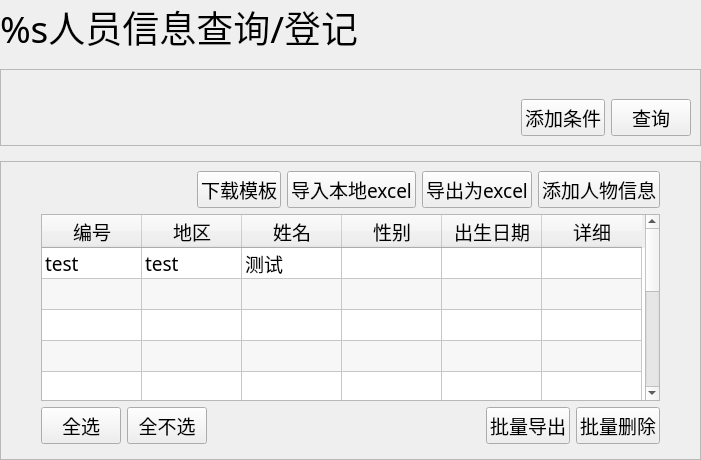
<?xml version="1.0" encoding="UTF-8"?>
<ui version="4.0">
 <class>Form</class>
 <widget class="QWidget" name="Form">
  <property name="geometry">
   <rect>
    <x>0</x>
    <y>0</y>
    <width>701</width>
    <height>460</height>
   </rect>
  </property>
  <property name="font">
   <font>
    <family>黑体</family>
    <pointsize>14</pointsize>
   </font>
  </property>
  <property name="windowTitle">
   <string>Form</string>
  </property>
  <layout class="QVBoxLayout" name="verticalLayout">
   <property name="spacing">
    <number>15</number>
   </property>
   <property name="leftMargin">
    <number>0</number>
   </property>
   <property name="topMargin">
    <number>0</number>
   </property>
   <property name="rightMargin">
    <number>0</number>
   </property>
   <property name="bottomMargin">
    <number>0</number>
   </property>
   <item>
    <widget class="QLabel" name="label_title">
     <property name="font">
      <font>
       <family>黑体</family>
       <pointsize>28</pointsize>
      </font>
     </property>
     <property name="text">
      <string>%s人员信息查询/登记</string>
     </property>
    </widget>
   </item>
   <item>
    <widget class="QFrame" name="frame_search">
     <property name="frameShape">
      <enum>QFrame::StyledPanel</enum>
     </property>
     <property name="frameShadow">
      <enum>QFrame::Plain</enum>
     </property>
     <layout class="QVBoxLayout" name="verticalLayout_3">
      <item>
       <layout class="QHBoxLayout" name="horizontalLayout_3">
        <item>
         <layout class="QGridLayout" name="layout_conditions"/>
        </item>
        <item>
         <spacer name="horizontalSpacer_3">
          <property name="orientation">
           <enum>Qt::Horizontal</enum>
          </property>
          <property name="sizeHint" stdset="0">
           <size>
            <width>40</width>
            <height>20</height>
           </size>
          </property>
         </spacer>
        </item>
       </layout>
      </item>
      <item>
       <layout class="QHBoxLayout" name="horizontalLayout_2">
        <item>
         <spacer name="horizontalSpacer">
          <property name="orientation">
           <enum>Qt::Horizontal</enum>
          </property>
          <property name="sizeHint" stdset="0">
           <size>
            <width>40</width>
            <height>20</height>
           </size>
          </property>
         </spacer>
        </item>
        <item>
         <widget class="QPushButton" name="btn_add_condition">
          <property name="cursor">
           <cursorShape>PointingHandCursor</cursorShape>
          </property>
          <property name="text">
           <string>添加条件</string>
          </property>
         </widget>
        </item>
        <item>
         <widget class="QPushButton" name="button_search">
          <property name="cursor">
           <cursorShape>PointingHandCursor</cursorShape>
          </property>
          <property name="text">
           <string>查询</string>
          </property>
         </widget>
        </item>
       </layout>
      </item>
     </layout>
    </widget>
   </item>
   <item>
    <widget class="QFrame" name="frame_2">
     <property name="frameShape">
      <enum>QFrame::StyledPanel</enum>
     </property>
     <layout class="QVBoxLayout" name="verticalLayout_2">
      <property name="leftMargin">
       <number>40</number>
      </property>
      <property name="rightMargin">
       <number>40</number>
      </property>
      <item>
       <layout class="QHBoxLayout" name="horizontalLayout">
        <item>
         <spacer name="horizontalSpacer_2">
          <property name="orientation">
           <enum>Qt::Horizontal</enum>
          </property>
          <property name="sizeHint" stdset="0">
           <size>
            <width>40</width>
            <height>20</height>
           </size>
          </property>
         </spacer>
        </item>
        <item>
         <widget class="QPushButton" name="btn_downloadTemplate">
          <property name="cursor">
           <cursorShape>PointingHandCursor</cursorShape>
          </property>
          <property name="text">
           <string>下载模板</string>
          </property>
         </widget>
        </item>
        <item>
         <widget class="QPushButton" name="button_import">
          <property name="cursor">
           <cursorShape>PointingHandCursor</cursorShape>
          </property>
          <property name="text">
           <string>导入本地excel</string>
          </property>
         </widget>
        </item>
        <item>
         <widget class="QPushButton" name="button_export">
          <property name="cursor">
           <cursorShape>PointingHandCursor</cursorShape>
          </property>
          <property name="text">
           <string>导出为excel</string>
          </property>
         </widget>
        </item>
        <item>
         <widget class="QPushButton" name="button_add">
          <property name="cursor">
           <cursorShape>PointingHandCursor</cursorShape>
          </property>
          <property name="text">
           <string>添加人物信息</string>
          </property>
         </widget>
        </item>
       </layout>
      </item>
      <item>
       <widget class="QTableWidget" name="tableWidget">
        <property name="minimumSize">
         <size>
          <width>601</width>
          <height>0</height>
         </size>
        </property>
        <property name="font">
         <font>
          <family>黑体</family>
          <pointsize>14</pointsize>
         </font>
        </property>
        <property name="horizontalScrollBarPolicy">
         <enum>Qt::ScrollBarAlwaysOff</enum>
        </property>
        <property name="editTriggers">
         <set>QAbstractItemView::NoEditTriggers</set>
        </property>
        <property name="alternatingRowColors">
         <bool>true</bool>
        </property>
        <property name="selectionMode">
         <enum>QAbstractItemView::NoSelection</enum>
        </property>
        <property name="sortingEnabled">
         <bool>true</bool>
        </property>
        <property name="rowCount">
         <number>10</number>
        </property>
        <property name="columnCount">
         <number>6</number>
        </property>
        <attribute name="verticalHeaderVisible">
         <bool>false</bool>
        </attribute>
        <row/>
        <row/>
        <row/>
        <row/>
        <row/>
        <row/>
        <row/>
        <row/>
        <row/>
        <row/>
        <column>
         <property name="text">
          <string>编号</string>
         </property>
        </column>
        <column>
         <property name="text">
          <string>地区</string>
         </property>
        </column>
        <column>
         <property name="text">
          <string>姓名</string>
         </property>
        </column>
        <column>
         <property name="text">
          <string>性别</string>
         </property>
        </column>
        <column>
         <property name="text">
          <string>出生日期</string>
         </property>
        </column>
        <column>
         <property name="text">
          <string>详细</string>
         </property>
        </column>
        <item row="0" column="0">
         <property name="text">
          <string>test</string>
         </property>
        </item>
        <item row="0" column="1">
         <property name="text">
          <string>test</string>
         </property>
        </item>
        <item row="0" column="2">
         <property name="text">
          <string>测试</string>
         </property>
        </item>
       </widget>
      </item>
      <item>
       <layout class="QHBoxLayout" name="horizontalLayout_8">
        <item>
         <widget class="QPushButton" name="btn_select_all">
          <property name="cursor">
           <cursorShape>PointingHandCursor</cursorShape>
          </property>
          <property name="text">
           <string>全选</string>
          </property>
         </widget>
        </item>
        <item>
         <widget class="QPushButton" name="btn_select_null">
          <property name="cursor">
           <cursorShape>PointingHandCursor</cursorShape>
          </property>
          <property name="text">
           <string>全不选</string>
          </property>
         </widget>
        </item>
        <item>
         <spacer name="horizontalSpacer_6">
          <property name="orientation">
           <enum>Qt::Horizontal</enum>
          </property>
          <property name="sizeHint" stdset="0">
           <size>
            <width>40</width>
            <height>20</height>
           </size>
          </property>
         </spacer>
        </item>
        <item>
         <widget class="QPushButton" name="btn_mul_export">
          <property name="cursor">
           <cursorShape>PointingHandCursor</cursorShape>
          </property>
          <property name="text">
           <string>批量导出</string>
          </property>
         </widget>
        </item>
        <item>
         <widget class="QPushButton" name="btn_mul_delete">
          <property name="cursor">
           <cursorShape>PointingHandCursor</cursorShape>
          </property>
          <property name="text">
           <string>批量删除</string>
          </property>
         </widget>
        </item>
       </layout>
      </item>
      <item>
       <widget class="PageController" name="page_controller" native="true"/>
      </item>
     </layout>
    </widget>
   </item>
  </layout>
 </widget>
 <customwidgets>
  <customwidget>
   <class>PageController</class>
   <extends>QWidget</extends>
   <header>ui.page_elements.page_controller</header>
   <container>1</container>
  </customwidget>
 </customwidgets>
 <resources/>
 <connections/>
</ui>
